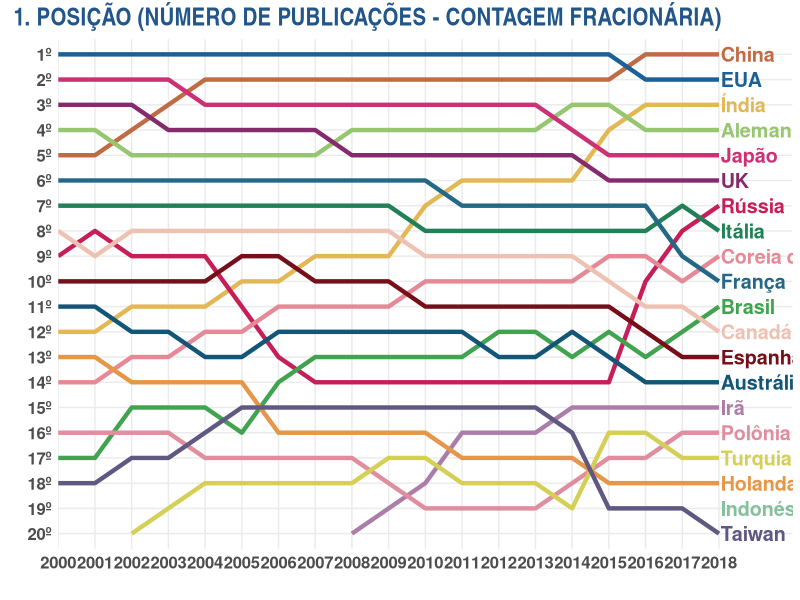

Source code (R):
library(tibble)
library(ggplot2)
library(dplyr)
library(magrittr)

df <- tibble(País = c("Alemanha","Alemanha",
                      "Alemanha","Alemanha","Alemanha","Alemanha","Alemanha",
                      "Alemanha","Alemanha","Alemanha","Alemanha","Alemanha",
                      "Alemanha","Alemanha","Alemanha","Alemanha","Alemanha",
                      "Alemanha","Alemanha","Austrália","Austrália",
                      "Austrália","Austrália","Austrália","Austrália",
                      "Austrália","Austrália","Austrália","Austrália","Austrália",
                      "Austrália","Austrália","Austrália","Austrália",
                      "Austrália","Austrália","Austrália","Austrália","Brasil",
                      "Brasil","Brasil","Brasil","Brasil","Brasil","Brasil",
                      "Brasil","Brasil","Brasil","Brasil","Brasil",
                      "Brasil","Brasil","Brasil","Brasil","Brasil","Brasil",
                      "Brasil","Canadá","Canadá","Canadá","Canadá","Canadá",
                      "Canadá","Canadá","Canadá","Canadá","Canadá",
                      "Canadá","Canadá","Canadá","Canadá","Canadá","Canadá",
                      "Canadá","Canadá","Canadá","China","China","China",
                      "China","China","China","China","China","China","China",
                      "China","China","China","China","China","China",
                      "China","China","China","Coreia do Sul",
                      "Coreia do Sul","Coreia do Sul","Coreia do Sul","Coreia do Sul",
                      "Coreia do Sul","Coreia do Sul","Coreia do Sul",
                      "Coreia do Sul","Coreia do Sul","Coreia do Sul","Coreia do Sul",
                      "Coreia do Sul","Coreia do Sul","Coreia do Sul",
                      "Coreia do Sul","Coreia do Sul","Coreia do Sul",
                      "Coreia do Sul","Espanha","Espanha","Espanha","Espanha",
                      "Espanha","Espanha","Espanha","Espanha","Espanha",
                      "Espanha","Espanha","Espanha","Espanha","Espanha","Espanha",
                      "Espanha","Espanha","Espanha","Espanha","EUA","EUA",
                      "EUA","EUA","EUA","EUA","EUA","EUA","EUA","EUA",
                      "EUA","EUA","EUA","EUA","EUA","EUA","EUA","EUA",
                      "EUA","França","França","França","França","França",
                      "França","França","França","França","França",
                      "França","França","França","França","França","França",
                      "França","França","França","Holanda","Holanda","Holanda",
                      "Holanda","Holanda","Holanda","Holanda","Holanda",
                      "Holanda","Holanda","Holanda","Holanda","Holanda",
                      "Holanda","Holanda","Holanda","Holanda","Holanda",
                      "Holanda","Indonésia","Indonésia","Indonésia","Indonésia",
                      "Indonésia","Indonésia","Indonésia","Indonésia",
                      "Indonésia","Indonésia","Indonésia","Indonésia",
                      "Indonésia","Indonésia","Indonésia","Indonésia","Indonésia",
                      "Indonésia","Indonésia","Irã","Irã","Irã","Irã",
                      "Irã","Irã","Irã","Irã","Irã","Irã","Irã","Irã",
                      "Irã","Irã","Irã","Irã","Irã","Irã","Irã","Itália",
                      "Itália","Itália","Itália","Itália","Itália","Itália",
                      "Itália","Itália","Itália","Itália","Itália",
                      "Itália","Itália","Itália","Itália","Itália","Itália",
                      "Itália","Japão","Japão","Japão","Japão","Japão",
                      "Japão","Japão","Japão","Japão","Japão","Japão","Japão",
                      "Japão","Japão","Japão","Japão","Japão","Japão",
                      "Japão","Polônia","Polônia","Polônia","Polônia",
                      "Polônia","Polônia","Polônia","Polônia","Polônia",
                      "Polônia","Polônia","Polônia","Polônia","Polônia","Polônia",
                      "Polônia","Polônia","Polônia","Polônia","Rússia",
                      "Rússia","Rússia","Rússia","Rússia","Rússia","Rússia",
                      "Rússia","Rússia","Rússia","Rússia","Rússia",
                      "Rússia","Rússia","Rússia","Rússia","Rússia","Rússia",
                      "Rússia","Taiwan","Taiwan","Taiwan","Taiwan","Taiwan",
                      "Taiwan","Taiwan","Taiwan","Taiwan","Taiwan",
                      "Taiwan","Taiwan","Taiwan","Taiwan","Taiwan","Taiwan",
                      "Taiwan","Taiwan","Taiwan","Turquia","Turquia","Turquia",
                      "Turquia","Turquia","Turquia","Turquia","Turquia",
                      "Turquia","Turquia","Turquia","Turquia","Turquia",
                      "Turquia","Turquia","Turquia","Turquia","Turquia",
                      "Turquia","UK","UK","UK","UK","UK","UK","UK","UK",
                      "UK","UK","UK","UK","UK","UK","UK","UK","UK","UK",
                      "UK","Índia","Índia","Índia","Índia","Índia",
                      "Índia","Índia","Índia","Índia","Índia","Índia","Índia",
                      "Índia","Índia","Índia","Índia","Índia","Índia",
                      "Índia"),
             Ano = c(2014L,2015L,2000L,2001L,
                     2008L,2009L,2010L,2011L,2012L,2013L,2016L,2017L,
                     2018L,2002L,2003L,2004L,2005L,2006L,2007L,2000L,2001L,
                     2002L,2003L,2006L,2007L,2008L,2009L,2010L,2011L,
                     2014L,2004L,2005L,2012L,2013L,2015L,2016L,2017L,
                     2018L,2018L,2012L,2013L,2015L,2017L,2007L,2008L,
                     2009L,2010L,2011L,2014L,2016L,2006L,2002L,2003L,
                     2004L,2005L,2000L,2001L,2000L,2002L,2003L,2004L,
                     2005L,2006L,2007L,2008L,2009L,2001L,2010L,2011L,
                     2012L,2013L,2014L,2015L,2016L,2017L,2018L,2016L,2017L,
                     2018L,2004L,2005L,2006L,2007L,2008L,2009L,2010L,
                     2011L,2012L,2013L,2014L,2015L,2003L,2002L,2000L,
                     2001L,2015L,2016L,2018L,2010L,2011L,2012L,2013L,
                     2014L,2017L,2006L,2007L,2008L,2009L,2004L,2005L,
                     2002L,2003L,2000L,2001L,2005L,2006L,2000L,2001L,
                     2002L,2003L,2004L,2007L,2008L,2009L,2010L,2011L,
                     2012L,2013L,2014L,2015L,2016L,2017L,2018L,2000L,2001L,
                     2002L,2003L,2004L,2005L,2006L,2007L,2008L,2009L,
                     2010L,2011L,2012L,2013L,2014L,2015L,2016L,2017L,
                     2018L,2000L,2001L,2002L,2003L,2004L,2005L,2006L,
                     2007L,2008L,2009L,2010L,2011L,2012L,2013L,2014L,
                     2015L,2016L,2017L,2018L,2000L,2001L,2002L,2003L,
                     2004L,2005L,2006L,2007L,2008L,2009L,2010L,2011L,
                     2012L,2013L,2014L,2015L,2016L,2017L,2018L,2018L,2000L,
                     2001L,2002L,2003L,2004L,2005L,2006L,2007L,2008L,
                     2009L,2010L,2011L,2012L,2013L,2014L,2015L,2016L,
                     2017L,2014L,2015L,2016L,2017L,2018L,2011L,2012L,
                     2013L,2010L,2009L,2008L,2000L,2001L,2002L,2003L,
                     2004L,2005L,2006L,2007L,2000L,2001L,2002L,2003L,
                     2004L,2005L,2006L,2007L,2008L,2009L,2017L,2010L,
                     2011L,2012L,2013L,2014L,2015L,2016L,2018L,2000L,2001L,
                     2002L,2003L,2004L,2005L,2006L,2007L,2008L,2009L,
                     2010L,2011L,2012L,2013L,2014L,2015L,2016L,2017L,
                     2018L,2000L,2001L,2002L,2003L,2017L,2018L,2004L,
                     2005L,2006L,2007L,2008L,2015L,2016L,2009L,2014L,
                     2010L,2011L,2012L,2013L,2018L,2001L,2017L,2000L,
                     2002L,2003L,2004L,2016L,2005L,2006L,2007L,2008L,
                     2009L,2010L,2011L,2012L,2013L,2014L,2015L,2005L,2006L,
                     2007L,2008L,2009L,2010L,2011L,2012L,2013L,2004L,
                     2014L,2002L,2003L,2000L,2001L,2015L,2016L,2017L,
                     2018L,2015L,2016L,2009L,2010L,2017L,2018L,2004L,
                     2005L,2006L,2007L,2008L,2011L,2012L,2013L,2003L,
                     2014L,2002L,2000L,2001L,2000L,2001L,2002L,2003L,
                     2004L,2005L,2006L,2007L,2008L,2009L,2010L,2011L,
                     2012L,2013L,2014L,2015L,2016L,2017L,2018L,2016L,2017L,
                     2018L,2015L,2011L,2012L,2013L,2014L,2010L,2007L,
                     2008L,2009L,2005L,2006L,2002L,2003L,2004L,2000L,
                     2001L),
             Posição = c("3º","3º","4º","4º","4º",
                         "4º","4º","4º","4º","4º","4º","4º","4º","5º","5º",
                         "5º","5º","5º","5º","11º","11º","12º","12º",
                         "12º","12º","12º","12º","12º","12º","12º","13º",
                         "13º","13º","13º","13º","14º","14º","14º","11º","12º",
                         "12º","12º","12º","13º","13º","13º","13º","13º",
                         "13º","13º","14º","15º","15º","15º","16º","17º",
                         "17º","8º","8º","8º","8º","8º","8º","8º","8º",
                         "8º","9º","9º","9º","9º","9º","9º","10º","11º",
                         "11º","12º","1º","1º","1º","2º","2º","2º","2º","2º",
                         "2º","2º","2º","2º","2º","2º","2º","3º","4º",
                         "5º","5º","9º","9º","9º","10º","10º","10º","10º",
                         "10º","10º","11º","11º","11º","11º","12º","12º",
                         "13º","13º","14º","14º","9º","9º","10º","10º",
                         "10º","10º","10º","10º","10º","10º","11º","11º","11º",
                         "11º","11º","11º","12º","13º","13º","1º","1º",
                         "1º","1º","1º","1º","1º","1º","1º","1º","1º","1º",
                         "1º","1º","1º","1º","2º","2º","2º","6º","6º",
                         "6º","6º","6º","6º","6º","6º","6º","6º","6º","7º",
                         "7º","7º","7º","7º","7º","9º","10º","13º","13º",
                         "14º","14º","14º","14º","16º","16º","16º","16º",
                         "16º","17º","17º","17º","17º","18º","18º","18º",
                         "18º","19º",NA,NA,NA,NA,NA,NA,NA,NA,NA,NA,NA,
                         NA,NA,NA,NA,NA,NA,"21º","15º","15º","15º",
                         "15º","15º","16º","16º","16º","18º","19º","20º",NA,
                         NA,NA,NA,NA,NA,NA,NA,"7º","7º","7º","7º","7º",
                         "7º","7º","7º","7º","7º","7º","8º","8º","8º",
                         "8º","8º","8º","8º","8º","2º","2º","2º","2º","3º",
                         "3º","3º","3º","3º","3º","3º","3º","3º","3º",
                         "4º","5º","5º","5º","5º","16º","16º","16º","16º",
                         "16º","16º","17º","17º","17º","17º","17º","17º",
                         "17º","18º","18º","19º","19º","19º","19º","7º","8º",
                         "8º","9º","9º","9º","9º","10º","11º","13º","14º",
                         "14º","14º","14º","14º","14º","14º","14º","14º",
                         "15º","15º","15º","15º","15º","15º","15º","15º",
                         "15º","16º","16º","17º","17º","18º","18º","19º",
                         "19º","19º","20º","16º","16º","17º","17º","17º",
                         "17º","18º","18º","18º","18º","18º","18º","18º",
                         "18º","19º","19º","20º",NA,NA,"3º","3º","3º","4º",
                         "4º","4º","4º","4º","5º","5º","5º","5º","5º",
                         "5º","5º","6º","6º","6º","6º","3º","3º","3º","4º",
                         "6º","6º","6º","6º","7º","9º","9º","9º","10º",
                         "10º","11º","11º","11º","12º","12º")
)



cores <- c("#C16B44","#1B6097","#E3B754","#96C66F","#CC3075","#852A6D","#C71E59","#218055","#E58997","#236886",
           "#41A34F","#EEC1B3","#770F1A","#125577","#AC7DA9","#E08E9F","#D4D056","#E59646","#85C09D","#5F5881")

rotulo <- c("China","EUA","Índia","Alemanha","Japão","UK","Rússia","Itália","Coreia do Sul", "França","Brasil",
            "Canadá","Espanha","Austrália","Irã","Polônia","Turquia","Holanda","Indonésia","Taiwan")

posicao <- c("1º","2º","3º","4º","5º","6º","7º","8º","9º","10º",
             "11º","12º","13º","14º","15º","16º","17º","18º","19º","20º")

df <- df %>% mutate(Posição = factor(Posição, levels = posicao),
                    País = factor(País, levels = rotulo)) %>% 
  filter(!is.na(Posição))



ggplot(df, aes(x= Ano, y = forcats::fct_rev(Posição), group = País, colour = País))+
  geom_line(size = 1.5, show.legend = F)+
  geom_text(data = df %>% filter(Ano == 2018), aes(label = País, color = País), hjust = 0, nudge_x = 0.05, fontface="bold", size = 5, show.legend = F) +
  scale_x_continuous(breaks = seq(2000,2018,1), expand = c(0,0)) +
  scale_colour_manual(values = cores) +
  labs(x = "", y = "", title = " 1. POSIÇÃO (NÚMERO DE PUBLICAÇÕES - CONTAGEM FRACIONÁRIA) ") + expand_limits(x=2020)+
  theme_minimal()+
  theme(plot.title = element_text(size = 18, face = "bold", color = "#22568B", family = "Arial Narrow"),
        plot.title.position = "plot",
        panel.grid.minor.x = element_blank(),
        panel.grid.minor.y = element_blank(),
        panel.grid.major.x = element_line(),
        axis.text = element_text(size = 12, face = "bold"))


